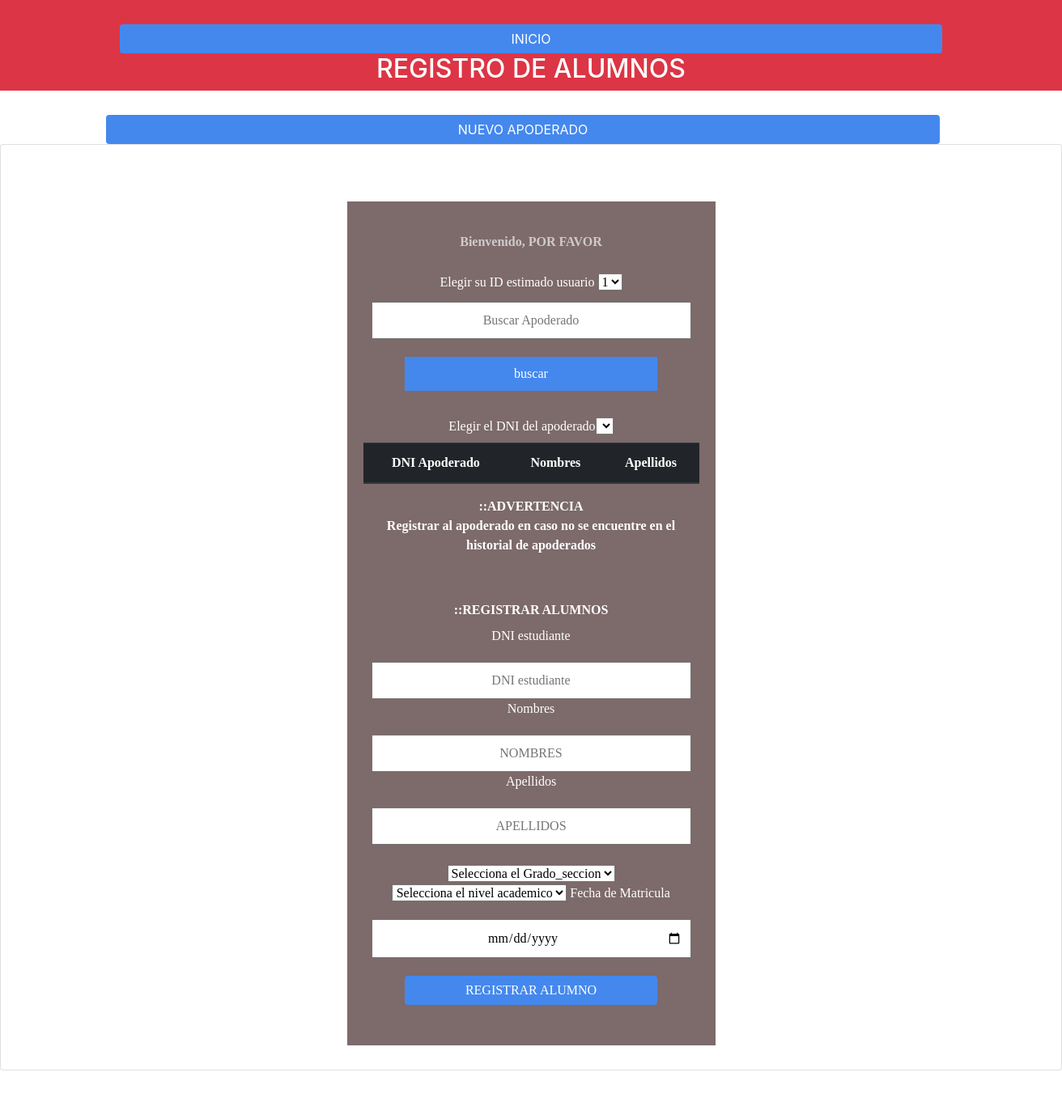
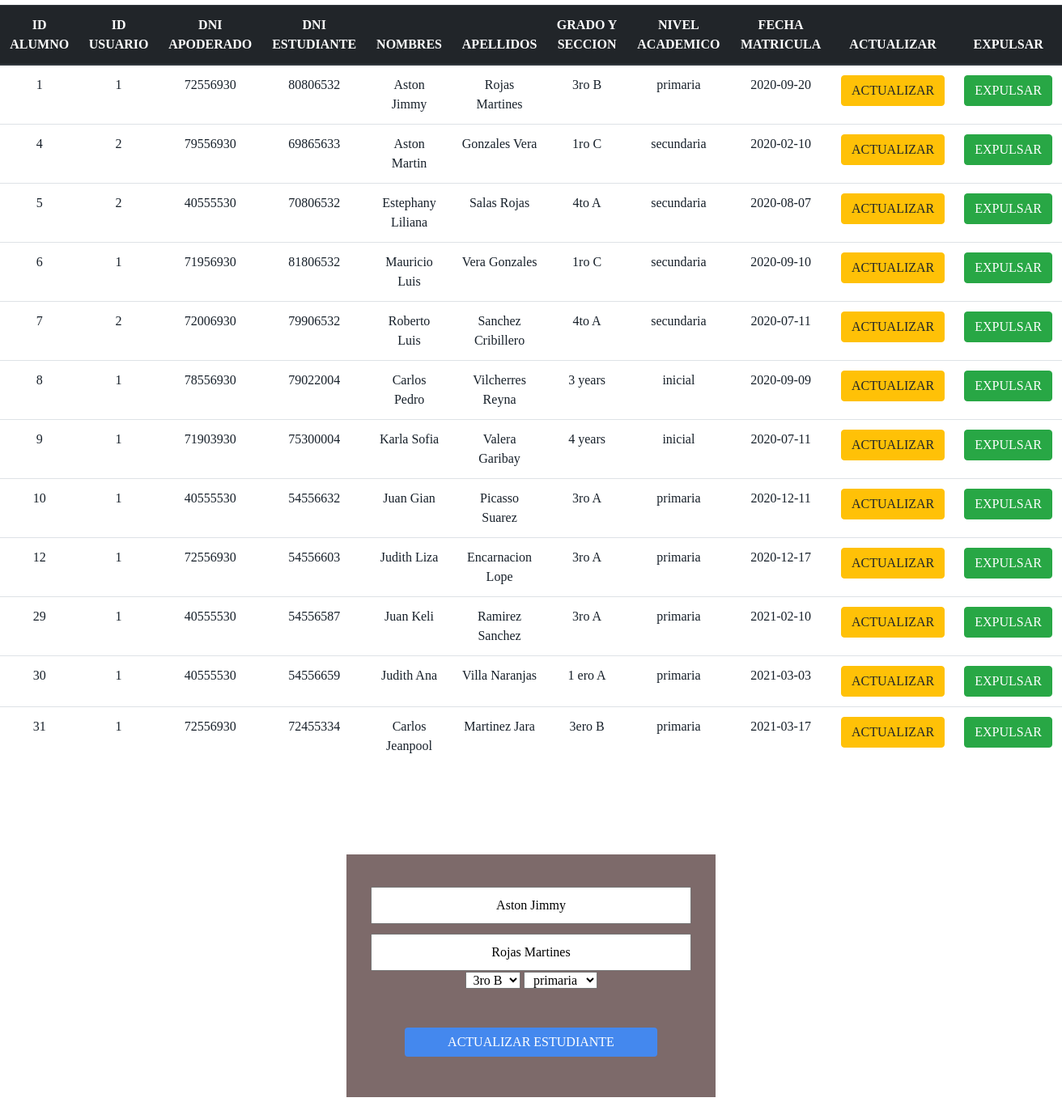
/controllers/alumno.php/index.php?editaralumno=1, run on the app's committed database (2 pictures, top to bottom).
### tables this page shows
CREATE TABLE `estudiante` (
  `Idestudiante` int(11) NOT NULL,
  `Idusuario` int(11) NOT NULL,
  `DNIapoderado` int(8) NOT NULL,
  `DNIestudiante` int(8) NOT NULL,
  `Nombres` varchar(50) NOT NULL,
  `Apellidos` varchar(50) NOT NULL,
  `Grado_seccion` varchar(20) NOT NULL,
  `Nivel` varchar(30) NOT NULL,
  `fecha` date NOT NULL
);

### controllers/alumno.php (called while the page is built)
<?php
require_once("../views/alumno.php");
require_once("../models/alumno.php");
?>

### views/alumno.php (the view, shortened to what this page needs)
<?php
require_once("../db/conexion.php");
?>
<!DOCTYPE html>
<html lang="es">
<head>
	<link rel="stylesheet" href="https://maxcdn.bootstrapcdn.com/bootstrap/4.0.0/css/bootstrap.min.css">
	<link rel="stylesheet" href="../css/login.css">
	<link rel="stylesheet" href="../css/cabecera.css">
	<link rel="stylesheet" href="https://cdnjs.cloudflare.com/ajax/libs/animate.css/4.0.0/animate.min.css">
</head>
<body>
	<h2  class="p-2 mb-2 bg-danger text-white"><input type="submit" align="rigth" value="INICIO" class="btn btn-danger" onclick = "location='/ProyectoFinal/views/principal.php/'"/> REGISTRO DE ALUMNOS</h2>
	<input type="submit" align="rigth" value="NUEVO APODERADO" class="btn btn-danger" onclick = "location='/ProyectoFinal/controllers/apoderado.php/'"/>
<div align="center" class="card card-container">
<form method="POST" action="">
<label><h6><b>Bienvenido, POR FAVOR</b></h6></label>
<label>Elegir su ID estimado usuario <select name="select_01">
<?php
$consulta1="SELECT * FROM usuario";
	$ejecutar1=mysqli_query($conexion,$consulta1) or die (mysqli_error($conexion));
?>
<?php foreach ($ejecutar1 as $opciones):?>
<option value="<?php echo $opciones['Idusuario']?>"><?php echo $opciones['Idusuario']?></option>
<?php endforeach?>
	<input size='30' type="text"  minlength="8" maxlength="8" name="txtfiltro" placeholder="Buscar Apoderado" />
<input type="submit" value="buscar" name="btnfiltrar">
</select></label>
<br></br>
<label>Elegir el DNI del apoderado<select name="select_02">
</select></label>
<table class="table table-hover">
	<thead class="thead-dark" align="center">
<tr>
<th>DNI Apoderado</th>
<th>Nombres</th>
<th>Apellidos</th>
</tr>
</thead>
</table>
<label><b>::ADVERTENCIA</b><br><b>Registrar al apoderado en caso no se encuentre en el historial de apoderados</b></label>
<br></br>
<br />
<label><b>::REGISTRAR ALUMNOS</b></label><br>
<label>DNI estudiante</label>
<input type="text" name="DNIestudiante"  minlength="8" maxlength="8"   placeholder="DNI estudiante" />
<label>Nombres</label>
<input type="text" name="Nombres" placeholder="NOMBRES">
<label>Apellidos</label>
<input type="text" name="Apellidos" placeholder="APELLIDOS"><br></br>
<select name="Grado_seccion">
<option value="0">Selecciona el Grado_seccion</option>
</select>
<select name="Nivel">
<option value="0">Selecciona el nivel academico</option>
</select>
<label>Fecha de Matricula</label>
<input type="date" name="fecha" placeholder="FECHA MATRICULA">
<input type="submit" name="guardar"  class="btn btn-info" value="REGISTRAR ALUMNO">
</div>
<br />
<h3><b>::HISTORIAL DE LOS ESTUDIANTES MATRICULADOS::</b>
</h3>
 <table class="table table-condensed">
 	<thead class="thead-dark">
<tr>
<th>ID ALUMNO</th>
<th>ID USUARIO</th>
<th>DNI APODERADO</th>
<th>DNI ESTUDIANTE</th>
<th>NOMBRES</th>
<th>APELLIDOS</th>
<th>GRADO Y SECCION</th>
<th>NIVEL ACADEMICO</th>
<th>FECHA MATRICULA</th>
<th>ACTUALIZAR</th>
<th>EXPULSAR</th>
</tr>
</thead>
<?php
$mostrar="SELECT * FROM estudiante";
$ejecutar=mysqli_query($conexion,$mostrar);
while ($fila=mysqli_fetch_array($ejecutar)){
	$idal=$fila['Idestudiante'];
	$selec_01=$fila['Idusuario'];
	$selec_02=$fila['DNIapoderado'];
	$dni=$fila['DNIestudiante'];
	$nom=$fila['Nombres'];
	$app=$fila['Apellidos'];
	$ipro=$fila['Grado_seccion'];
	$niv=$fila['Nivel'];
	$fm=$fila['fecha'];
?>
<tr align="center">
<td><font color="#17202A"><?php echo $idal; ?></font></td>
<td><font color="#17202A"><?php echo $selec_01; ?></font></td>
<td><font color="#17202A"><?php echo $selec_02; ?></font></td>
<td><font color="#17202A"><?php echo $dni; ?></font></td>
<td><font color="#17202A"><?php echo $nom; ?></font></td>
<td><font color="#17202A"><?php echo $app; ?></font></td>
<td><font color="#17202A"><?php echo $ipro; ?></font></td>
<td><font color="#17202A"><?php echo $niv; ?></font></td>
<td><font color="#17202A"><?php echo $fm; ?></font></td>
<td><a href="index.php?editaralumno=<?php echo $idal;?>"class="btn btn-warning">ACTUALIZAR</a></td>
<td><a href="index.php?eliminaralumno=<?php echo $idal;?>"class="btn btn-success">EXPULSAR</a></td>
</tr>
	<?php } ?>
  </table>
</body>
</html>

### models/editar_alumno.php (shortened to what this page needs)
<?php
if(isset($_GET['editaralumno'])){
	$editariAL = $_GET['editaralumno'];
	$consulta = "SELECT * FROM estudiante WHERE Idestudiante='$editariAL'";
	$ejecutar = mysqli_query($conexion,$consulta);
	$fila = mysqli_fetch_array($ejecutar);
	$nom=$fila['Nombres'];
	$app=$fila['Apellidos'];
	$ipro=$fila['Grado_seccion'];
	$niv=$fila['Nivel'];
	}
?>
<form method="POST" action="">
<input type="text" name="anom" value="<?php echo $nom; ?>">
<input type="text" name="aapp" value="<?php echo $app; ?>">
<select name="aipro">
<option value="<?php echo $ipro; ?>"><?php echo $ipro; ?></option>
</select>
<select name="aniv">
<option value="<?php echo $niv; ?>"><?php echo $niv; ?></option>
</select>
<br></br>
<input type="submit" class="btn btn-info" name="actualizar" value="ACTUALIZAR ESTUDIANTE">
</form>

### css/login.css (style rules this page uses)
* { padding: 0; margin: 0; font-family: century gothic; text-align: center; }
form { padding: 50px 20px; background-color: #381b1ba6; margin: calc(25% + 100px); margin-top: 70px; padding-top: 28px; margin-bottom: 30px }
input { width: calc(100% - 20px); padding: 9px; margin: auto; margin-top: 12px; font-size: 16px }
input[type='submit'] { background-color: #48e; color: #fff; width: calc(80% - 20px); margin: 0 10%; margin-top: 22px; border: none; }
body { background-image:url(../IMG/fondo.jpg); width: 100%; height:100%vh; background-size: cover; color:white; }
h6 { text-align: center; padding: 12px; color: rgb(206, 203, 203); line-height: 20px; }

### data on the page
estudiante: Idestudiante "1", Idusuario "1", DNIapoderado "72556930", DNIestudiante "80806532", Nombres "Aston Jimmy", Apellidos "Rojas Martines", Grado_seccion "3ro B", Nivel "primaria", fecha "2020-09-20", anom "Aston Jimmy", aapp "Rojas Martines", aipro "3ro B", aniv "primaria"
estudiante: Idestudiante "4", Idusuario "2", DNIapoderado "79556930", DNIestudiante "69865633", Nombres "Aston Martin", Apellidos "Gonzales Vera", Grado_seccion "1ro C", Nivel "secundaria", fecha "2020-02-10"
estudiante: Idestudiante "5", Idusuario "2", DNIapoderado "40555530", DNIestudiante "70806532", Nombres "Estephany Liliana", Apellidos "Salas Rojas", Grado_seccion "4to A", Nivel "secundaria", fecha "2020-08-07"
estudiante: Idestudiante "6", Idusuario "1", DNIapoderado "71956930", DNIestudiante "81806532", Nombres "Mauricio Luis", Apellidos "Vera Gonzales", Grado_seccion "1ro C", Nivel "secundaria", fecha "2020-09-10"
estudiante: Idestudiante "7", Idusuario "2", DNIapoderado "72006930", DNIestudiante "79906532", Nombres "Roberto Luis", Apellidos "Sanchez Cribillero", Grado_seccion "4to A", Nivel "secundaria", fecha "2020-07-11"
estudiante: Idestudiante "8", Idusuario "1", DNIapoderado "78556930", DNIestudiante "79022004", Nombres "Carlos Pedro", Apellidos "Vilcherres Reyna", Grado_seccion "3 years", Nivel "inicial", fecha "2020-09-09"
estudiante: Idestudiante "9", Idusuario "1", DNIapoderado "71903930", DNIestudiante "75300004", Nombres "Karla Sofia", Apellidos "Valera Garibay", Grado_seccion "4 years", Nivel "inicial", fecha "2020-07-11"
estudiante: Idestudiante "10", Idusuario "1", DNIapoderado "40555530", DNIestudiante "54556632", Nombres "Juan Gian", Apellidos "Picasso Suarez", Grado_seccion "3ro A", Nivel "primaria", fecha "2020-12-11"
estudiante: Idestudiante "12", Idusuario "1", DNIapoderado "72556930", DNIestudiante "54556603", Nombres "Judith Liza", Apellidos "Encarnacion Lope", Grado_seccion "3ro A", Nivel "primaria", fecha "2020-12-17"
estudiante: Idestudiante "29", Idusuario "1", DNIapoderado "40555530", DNIestudiante "54556587", Nombres "Juan Keli", Apellidos "Ramirez Sanchez", Grado_seccion "3ro A", Nivel "primaria", fecha "2021-02-10"
estudiante: Idestudiante "30", Idusuario "1", DNIapoderado "40555530", DNIestudiante "54556659", Nombres "Judith Ana", Apellidos "Villa Naranjas", Grado_seccion "1 ero A", Nivel "primaria", fecha "2021-03-03"
estudiante: Idestudiante "31", Idusuario "1", DNIapoderado "72556930", DNIestudiante "72455334", Nombres "Carlos Jeanpool", Apellidos "Martinez Jara", Grado_seccion "3ero B", Nivel "primaria", fecha "2021-03-17"

### other printed values
form field select_01 "1"
